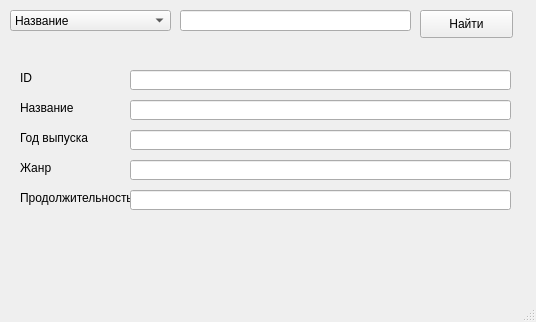
<?xml version="1.0" encoding="UTF-8"?>
<ui version="4.0">
 <class>MainWindow</class>
 <widget class="QMainWindow" name="MainWindow">
  <property name="geometry">
   <rect>
    <x>0</x>
    <y>0</y>
    <width>536</width>
    <height>322</height>
   </rect>
  </property>
  <property name="windowTitle">
   <string>MainWindow</string>
  </property>
  <widget class="QWidget" name="centralwidget">
   <widget class="QLabel" name="label">
    <property name="geometry">
     <rect>
      <x>20</x>
      <y>70</y>
      <width>81</width>
      <height>16</height>
     </rect>
    </property>
    <property name="text">
     <string>ID</string>
    </property>
   </widget>
   <widget class="QLabel" name="label_2">
    <property name="geometry">
     <rect>
      <x>20</x>
      <y>100</y>
      <width>81</width>
      <height>16</height>
     </rect>
    </property>
    <property name="text">
     <string>Название</string>
    </property>
   </widget>
   <widget class="QLabel" name="label_3">
    <property name="geometry">
     <rect>
      <x>20</x>
      <y>130</y>
      <width>81</width>
      <height>16</height>
     </rect>
    </property>
    <property name="text">
     <string>Год выпуска</string>
    </property>
   </widget>
   <widget class="QLabel" name="label_4">
    <property name="geometry">
     <rect>
      <x>20</x>
      <y>160</y>
      <width>81</width>
      <height>16</height>
     </rect>
    </property>
    <property name="text">
     <string>Жанр</string>
    </property>
   </widget>
   <widget class="QLabel" name="label_5">
    <property name="geometry">
     <rect>
      <x>20</x>
      <y>190</y>
      <width>111</width>
      <height>16</height>
     </rect>
    </property>
    <property name="text">
     <string>Продолжительность</string>
    </property>
   </widget>
   <widget class="QLabel" name="status">
    <property name="geometry">
     <rect>
      <x>20</x>
      <y>240</y>
      <width>491</width>
      <height>16</height>
     </rect>
    </property>
    <property name="text">
     <string/>
    </property>
   </widget>
   <widget class="QComboBox" name="combo">
    <property name="geometry">
     <rect>
      <x>10</x>
      <y>10</y>
      <width>161</width>
      <height>21</height>
     </rect>
    </property>
    <item>
     <property name="text">
      <string>Название</string>
     </property>
    </item>
    <item>
     <property name="text">
      <string>Год выпуска</string>
     </property>
    </item>
    <item>
     <property name="text">
      <string>Продолжительность</string>
     </property>
    </item>
   </widget>
   <widget class="QLineEdit" name="line">
    <property name="geometry">
     <rect>
      <x>180</x>
      <y>10</y>
      <width>231</width>
      <height>21</height>
     </rect>
    </property>
   </widget>
   <widget class="QPushButton" name="but">
    <property name="geometry">
     <rect>
      <x>420</x>
      <y>10</y>
      <width>93</width>
      <height>28</height>
     </rect>
    </property>
    <property name="text">
     <string>Найти</string>
    </property>
   </widget>
   <widget class="QLineEdit" name="line1">
    <property name="geometry">
     <rect>
      <x>130</x>
      <y>70</y>
      <width>381</width>
      <height>20</height>
     </rect>
    </property>
   </widget>
   <widget class="QLineEdit" name="line2">
    <property name="geometry">
     <rect>
      <x>130</x>
      <y>100</y>
      <width>381</width>
      <height>20</height>
     </rect>
    </property>
   </widget>
   <widget class="QLineEdit" name="line3">
    <property name="geometry">
     <rect>
      <x>130</x>
      <y>130</y>
      <width>381</width>
      <height>20</height>
     </rect>
    </property>
   </widget>
   <widget class="QLineEdit" name="line4">
    <property name="geometry">
     <rect>
      <x>130</x>
      <y>160</y>
      <width>381</width>
      <height>20</height>
     </rect>
    </property>
   </widget>
   <widget class="QLineEdit" name="line5">
    <property name="geometry">
     <rect>
      <x>130</x>
      <y>190</y>
      <width>381</width>
      <height>20</height>
     </rect>
    </property>
   </widget>
  </widget>
  <widget class="QMenuBar" name="menubar">
   <property name="geometry">
    <rect>
     <x>0</x>
     <y>0</y>
     <width>536</width>
     <height>26</height>
    </rect>
   </property>
  </widget>
  <widget class="QStatusBar" name="statusbar"/>
 </widget>
 <resources/>
 <connections/>
</ui>
